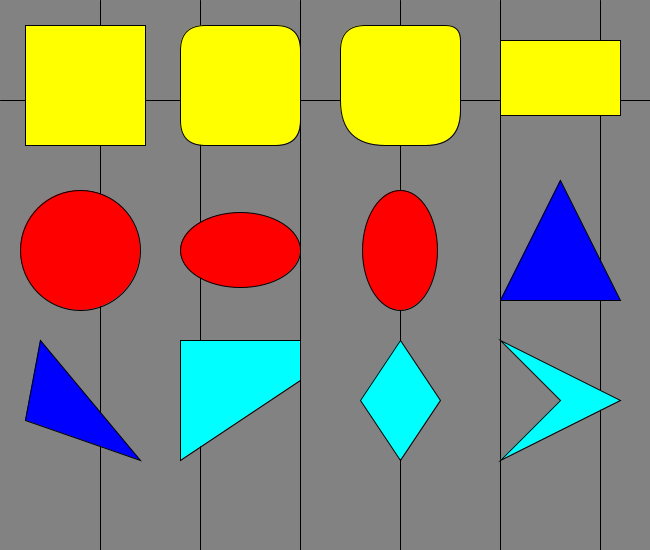
Frame 1 (no input)
Frame 60 (the mouse pressed at the canvas centre just before this capture): identical to frame 1, image omitted
Frame 120 (the mouse held since frame 60 and released just before this capture): identical to frame 1, image omitted

The Processing sketch that drew this single still picture (run headless with seeded random() and noise(); from frame 60 on, the mouse is pressed at the canvas centre):

// Processing sketch: Shapes
// ── Shapes.pde
// Katelyn Lin | Shapes Assignment | 21 August 2024

void setup() {
  size(650,550);
  background(130);
}

void draw() {  
  background(130);
    
  stroke(0,0,0);
  line(100,0,100,550);
  line(200,0,200,550);
  line(300,0,300,550);
  line(400,0,400,550);
  line(500,0,500,550);
  line(600,0,600,550);
  line(0,100,650,100);
    
  fill(255,255,0);
  rect(25,25,120,120);
  rect(180,25,120,120,25);
  rect(340,25,120,120,25,15,35,45);
  rect(500,40,120,75);

  fill(255,0,0);
  ellipse(80,250,120,120);
  ellipse(240,250,120,75);
  ellipse(400,250,75,120);

  fill(0,0,255);
  triangle(500,300,620,300,560,180);
  triangle(25,420,140,460,40,340);

  fill(0,255,255);
  quad(180,340,300,340,300,380,180,460);
  quad(400,340,440,400,400,460,360,400);
  quad(500,340,620,400,500,460,560,400);
}
